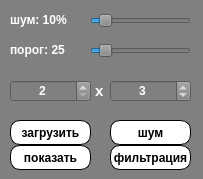
<?xml version="1.0" encoding="UTF-8"?>
<ui version="4.0">
 <class>Dialog</class>
 <widget class="QDialog" name="Dialog">
  <property name="geometry">
   <rect>
    <x>0</x>
    <y>0</y>
    <width>203</width>
    <height>179</height>
   </rect>
  </property>
  <property name="sizePolicy">
   <sizepolicy hsizetype="Fixed" vsizetype="Fixed">
    <horstretch>0</horstretch>
    <verstretch>0</verstretch>
   </sizepolicy>
  </property>
  <property name="windowTitle">
   <string>Dialog</string>
  </property>
  <property name="styleSheet">
   <string notr="true">background: grey;
color: white;
font-weight: bold;</string>
  </property>
  <widget class="QSlider" name="noise_slider">
   <property name="geometry">
    <rect>
     <x>90</x>
     <y>10</y>
     <width>101</width>
     <height>22</height>
    </rect>
   </property>
   <property name="minimum">
    <number>1</number>
   </property>
   <property name="maximum">
    <number>100</number>
   </property>
   <property name="value">
    <number>10</number>
   </property>
   <property name="tracking">
    <bool>true</bool>
   </property>
   <property name="orientation">
    <enum>Qt::Horizontal</enum>
   </property>
   <property name="tickPosition">
    <enum>QSlider::NoTicks</enum>
   </property>
  </widget>
  <widget class="QPushButton" name="load_button">
   <property name="geometry">
    <rect>
     <x>10</x>
     <y>120</y>
     <width>81</width>
     <height>25</height>
    </rect>
   </property>
   <property name="styleSheet">
    <string notr="true">border: 1px solid black;
border-radius: 10px;
background: white;
color: black;</string>
   </property>
   <property name="text">
    <string>загрузить</string>
   </property>
  </widget>
  <widget class="QPushButton" name="noise_button">
   <property name="geometry">
    <rect>
     <x>110</x>
     <y>120</y>
     <width>81</width>
     <height>25</height>
    </rect>
   </property>
   <property name="styleSheet">
    <string notr="true">border: 1px solid black;
border-radius: 10px;
background: white;
color: black;</string>
   </property>
   <property name="text">
    <string>шум</string>
   </property>
  </widget>
  <widget class="QPushButton" name="filter_button">
   <property name="geometry">
    <rect>
     <x>110</x>
     <y>145</y>
     <width>81</width>
     <height>25</height>
    </rect>
   </property>
   <property name="styleSheet">
    <string notr="true">border: 1px solid black;
border-radius: 10px;
background: white;
color: black;</string>
   </property>
   <property name="text">
    <string>фильтрация</string>
   </property>
  </widget>
  <widget class="QPushButton" name="show_button">
   <property name="geometry">
    <rect>
     <x>10</x>
     <y>145</y>
     <width>81</width>
     <height>25</height>
    </rect>
   </property>
   <property name="styleSheet">
    <string notr="true">border: 1px solid black;
border-radius: 10px;
background: white;
color: black;</string>
   </property>
   <property name="text">
    <string>показать</string>
   </property>
  </widget>
  <widget class="QSlider" name="filter_slider">
   <property name="geometry">
    <rect>
     <x>90</x>
     <y>40</y>
     <width>101</width>
     <height>22</height>
    </rect>
   </property>
   <property name="maximum">
    <number>255</number>
   </property>
   <property name="value">
    <number>25</number>
   </property>
   <property name="orientation">
    <enum>Qt::Horizontal</enum>
   </property>
   <property name="tickPosition">
    <enum>QSlider::NoTicks</enum>
   </property>
  </widget>
  <widget class="QSpinBox" name="spinbox1">
   <property name="geometry">
    <rect>
     <x>10</x>
     <y>80</y>
     <width>81</width>
     <height>22</height>
    </rect>
   </property>
   <property name="alignment">
    <set>Qt::AlignCenter</set>
   </property>
   <property name="minimum">
    <number>2</number>
   </property>
   <property name="maximum">
    <number>25</number>
   </property>
  </widget>
  <widget class="QSpinBox" name="spinbox2">
   <property name="geometry">
    <rect>
     <x>110</x>
     <y>80</y>
     <width>81</width>
     <height>22</height>
    </rect>
   </property>
   <property name="alignment">
    <set>Qt::AlignCenter</set>
   </property>
   <property name="minimum">
    <number>2</number>
   </property>
   <property name="maximum">
    <number>25</number>
   </property>
   <property name="value">
    <number>3</number>
   </property>
  </widget>
  <widget class="QLabel" name="label">
   <property name="geometry">
    <rect>
     <x>95</x>
     <y>80</y>
     <width>10</width>
     <height>21</height>
    </rect>
   </property>
   <property name="font">
    <font>
     <pointsize>11</pointsize>
     <weight>75</weight>
     <bold>true</bold>
    </font>
   </property>
   <property name="text">
    <string>x</string>
   </property>
  </widget>
  <widget class="QLabel" name="threshold_text">
   <property name="geometry">
    <rect>
     <x>10</x>
     <y>40</y>
     <width>71</width>
     <height>20</height>
    </rect>
   </property>
   <property name="font">
    <font>
     <pointsize>9</pointsize>
     <weight>75</weight>
     <bold>true</bold>
    </font>
   </property>
   <property name="text">
    <string>порог: 25</string>
   </property>
  </widget>
  <widget class="QLabel" name="noise_text">
   <property name="geometry">
    <rect>
     <x>10</x>
     <y>10</y>
     <width>61</width>
     <height>20</height>
    </rect>
   </property>
   <property name="font">
    <font>
     <pointsize>9</pointsize>
     <weight>75</weight>
     <bold>true</bold>
    </font>
   </property>
   <property name="text">
    <string>шум: 10%</string>
   </property>
  </widget>
 </widget>
 <resources/>
 <connections/>
</ui>
